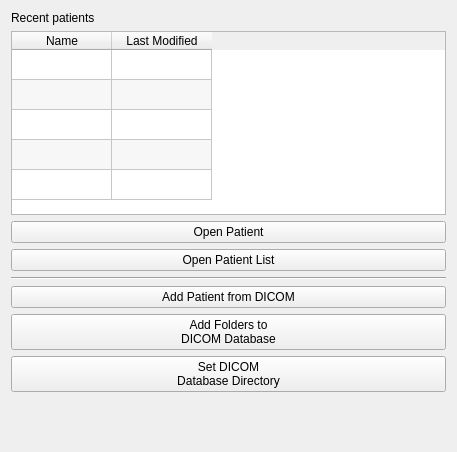
<?xml version="1.0" encoding="UTF-8"?>
<ui version="4.0">
 <class>Patients</class>
 <widget class="qSlicerWidget" name="Patients">
  <property name="geometry">
   <rect>
    <x>0</x>
    <y>0</y>
    <width>457</width>
    <height>452</height>
   </rect>
  </property>
  <layout class="QVBoxLayout" name="verticalLayout">
   <item>
    <widget class="QLabel" name="RecentPatientLabel">
     <property name="text">
      <string>Recent patients</string>
     </property>
    </widget>
   </item>
   <item>
    <widget class="QTableWidget" name="CasesTableWidget">
     <property name="sizePolicy">
      <sizepolicy hsizetype="Expanding" vsizetype="Minimum">
       <horstretch>0</horstretch>
       <verstretch>0</verstretch>
      </sizepolicy>
     </property>
     <property name="sizeAdjustPolicy">
      <enum>QAbstractScrollArea::AdjustToContents</enum>
     </property>
     <property name="editTriggers">
      <set>QAbstractItemView::NoEditTriggers</set>
     </property>
     <property name="alternatingRowColors">
      <bool>true</bool>
     </property>
     <property name="selectionBehavior">
      <enum>QAbstractItemView::SelectRows</enum>
     </property>
     <property name="rowCount">
      <number>5</number>
     </property>
     <attribute name="horizontalHeaderVisible">
      <bool>true</bool>
     </attribute>
     <attribute name="horizontalHeaderStretchLastSection">
      <bool>false</bool>
     </attribute>
     <attribute name="verticalHeaderVisible">
      <bool>false</bool>
     </attribute>
     <row/>
     <row/>
     <row/>
     <row/>
     <row/>
     <column>
      <property name="text">
       <string>Name</string>
      </property>
     </column>
     <column>
      <property name="text">
       <string>Last Modified</string>
      </property>
     </column>
    </widget>
   </item>
   <item>
    <widget class="QPushButton" name="planButton">
     <property name="text">
      <string>Open Patient</string>
     </property>
     <property name="checkable">
      <bool>true</bool>
     </property>
    </widget>
   </item>
   <item>
    <widget class="QPushButton" name="PatientListButton">
     <property name="text">
      <string>Open Patient List</string>
     </property>
    </widget>
   </item>
   <item>
    <widget class="Line" name="line">
     <property name="orientation">
      <enum>Qt::Horizontal</enum>
     </property>
    </widget>
   </item>
   <item>
    <widget class="QPushButton" name="DICOMToggleButton">
     <property name="text">
      <string>Add Patient from DICOM</string>
     </property>
    </widget>
   </item>
   <item>
    <widget class="QPushButton" name="ImportDICOMButton">
     <property name="text">
      <string>Add Folders to 
DICOM Database</string>
     </property>
    </widget>
   </item>
   <item>
    <widget class="QPushButton" name="dicomPathButton">
     <property name="text">
      <string>Set DICOM
Database Directory</string>
     </property>
    </widget>
   </item>
   <item>
    <spacer name="verticalSpacer">
     <property name="orientation">
      <enum>Qt::Vertical</enum>
     </property>
     <property name="sizeHint" stdset="0">
      <size>
       <width>20</width>
       <height>40</height>
      </size>
     </property>
    </spacer>
   </item>
  </layout>
 </widget>
 <customwidgets>
  <customwidget>
   <class>qSlicerWidget</class>
   <extends>QWidget</extends>
   <header>qSlicerWidget.h</header>
   <container>1</container>
  </customwidget>
 </customwidgets>
 <resources/>
 <connections/>
</ui>
